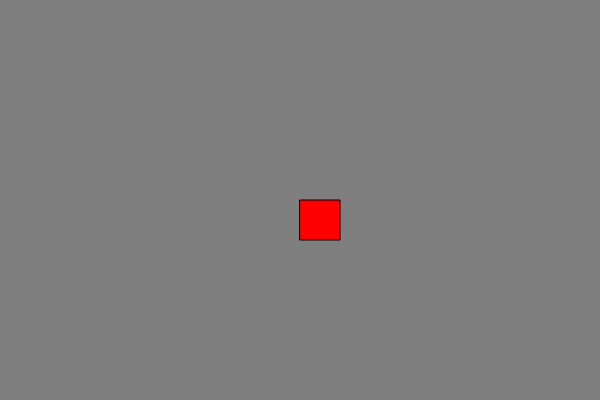
Frame 1 (no input)
Frame 60 (no input): identical to frame 1, image omitted
Frame 120 (the mouse pressed at the canvas centre since frame 60): identical to frame 1, image omitted

The p5.js sketch that drew this single still picture (run headless with seeded random() and noise() and a simulated clock; from frame 60 on, the mouse is pressed at the canvas centre):

// p5.js sketch
// ── sketch.js
// Keyboard movement with a game object
// The player is a class (see week 6) that knows how to move itself,
// stay inside the canvas, and draw itself.

let canvasWidth = 600;
let canvasHeight = 400;

let player;

function setup() {
  createCanvas(canvasWidth, canvasHeight);

  // create the player object
  player = new GameObject();
}

function draw() {
  background(127);
  player.update();
}

function keyPressed() {
  // arrow keys add momentum instead of moving the player directly,
  // so the movement eases out instead of stopping dead
  if (keyCode === LEFT_ARROW) {
    player.hmom -= player.speed;
  } else if (keyCode === RIGHT_ARROW) {
    player.hmom += player.speed;
  } else if (keyCode === UP_ARROW) {
    player.vmom -= player.speed;
  } else if (keyCode === DOWN_ARROW) {
    player.vmom += player.speed;
  }

  return false; // stop the arrow keys from scrolling the page
}

class GameObject {
  constructor() {
    this.x = width / 2;
    this.y = height / 2;

    this.hmom = 0; // horizontal momentum
    this.vmom = 0; // vertical momentum

    this.speed = 12;
    this.size = 40;
  }

  update() {
    this.move();
    this.render();
  }

  move() {
    this.x += this.hmom;
    this.y += this.vmom;

    // dampening: lose 10% of the momentum every frame
    this.hmom *= 0.9;
    this.vmom *= 0.9;

    this.checkCollisions();
  }

  checkCollisions() {
    // left and right walls
    if (this.x <= 0) {
      this.x = 0;
    } else if (this.x + this.size >= width) {
      this.x = width - this.size;
    }

    // top and bottom walls
    if (this.y <= 0) {
      this.y = 0;
    } else if (this.y + this.size >= height) {
      this.y = height - this.size;
    }
  }

  render() {
    fill(255, 0, 0);
    stroke(0);
    rect(this.x, this.y, this.size, this.size);
  }
}

// --- canvas size and fullscreen ---
// The Fullscreen button in index.html asks the browser to go fullscreen.
// Whenever the window changes size, fit the canvas to it, and go back
// to the normal size when fullscreen ends.
function windowResized() {
  if (document.fullscreenElement) {
    resizeCanvas(windowWidth, windowHeight);
  } else {
    resizeCanvas(canvasWidth, canvasHeight);
  }
}
